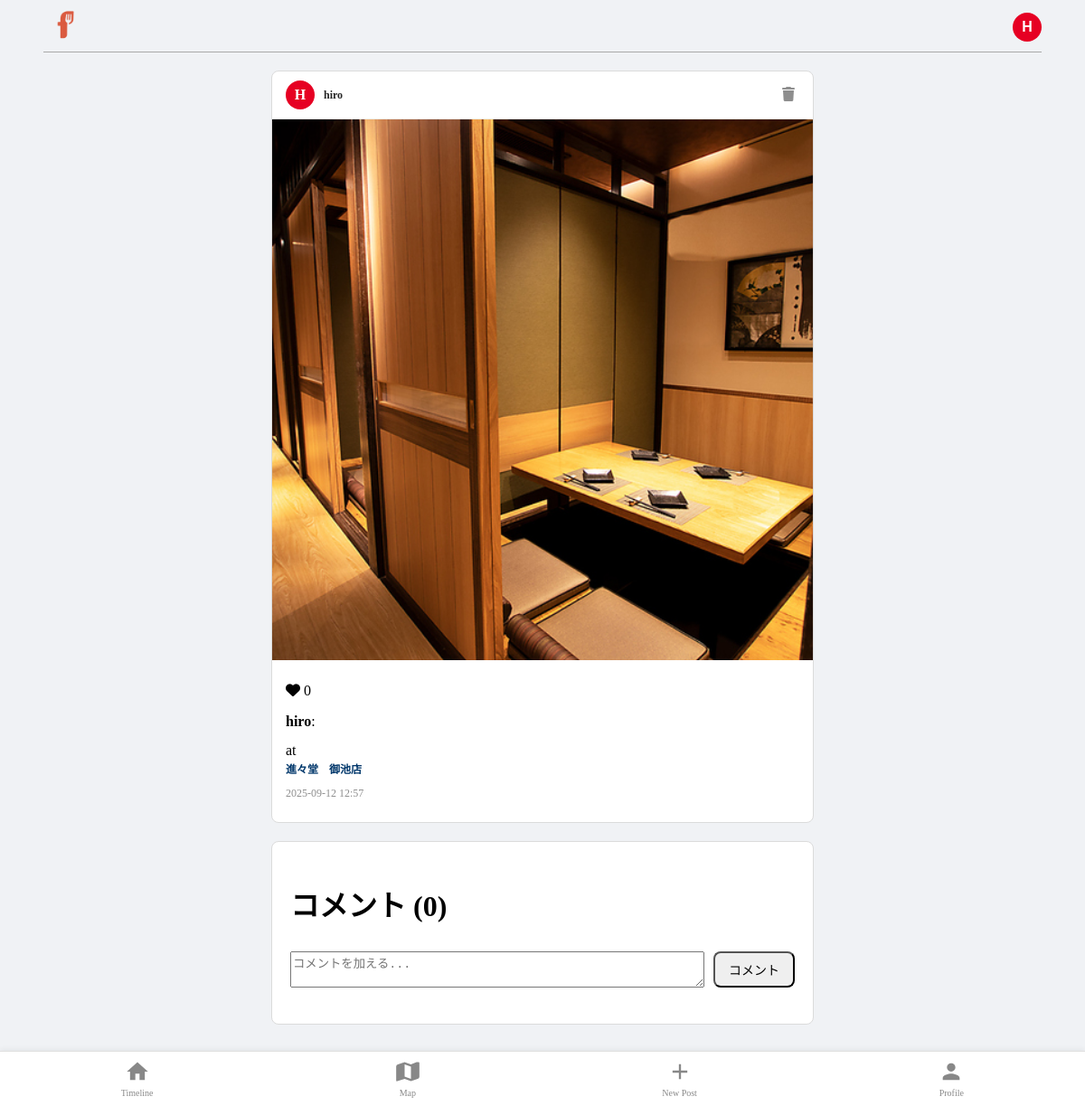
The app's page /post/1 (signed in) with its own data.
### app/models.py (models this page shows, shortened)
class User(UserMixin, db.Model):
    id = db.Column(db.Integer, primary_key = True, nullable=False)
    username = db.Column(db.String(64), index=True, unique=True, nullable=False)
    email = db.Column(db.String(120), index =True, unique=True, nullable=False)
    password_hash = db.Column(db.String(128), nullable=False)
    posts = db.relationship('Post', back_populates='author', lazy='dynamic')
    bookmarked_shops = db.relationship('Shop', secondary=bookmarks, back_populates='bookmarked_by', lazy='dynamic')
    liked_posts = db.relationship('Post', secondary=likes, back_populates='likers', lazy='dynamic')
    comments = db.relationship('Comment', back_populates='author', lazy='dynamic')
    followed = db.relationship(
        'User', secondary=followers,
        primaryjoin=(followers.c.follower_id == id),
        secondaryjoin=(followers.c.followed_id == id),
        backref=db.backref('followers', lazy='dynamic'), lazy='dynamic')
    def has_liked_post(self, post):
        return self.liked_posts.filter(likes.c.post_id == post.id).count() > 0

class Post(db.Model):
    id = db.Column(db.Integer, primary_key=True, nullable=False)
    body = db.Column(db.Text)
    timestamp = db.Column(db.DateTime, index=True, default=lambda: datetime.now(timezone.utc), nullable=False)
    image_filename = db.Column(db.String(128), nullable = False) # 画像ファイル名を保存するカラム
    user_id = db.Column(db.Integer, db.ForeignKey('user.id', name='fk_post_user_id'), nullable=False)
    shop_id = db.Column(db.Integer, db.ForeignKey('shop.id', name='fk_post_shop_id'), nullable=False)
    author = db.relationship('User', back_populates='posts')
    shop = db.relationship('Shop', back_populates='posts')
    likers = db.relationship('User', secondary=likes, back_populates='liked_posts', lazy='dynamic', cascade="all, delete")
    comments = db.relationship('Comment', back_populates='post', lazy='dynamic', cascade='all, delete-orphan')

class Shop(db.Model):
    id = db.Column(db.Integer, primary_key=True)
    osm_id = db.Column(db.BigInteger, index=True, unique=True, nullable = False)
    name = db.Column(db.String(128), nullable=False)
    latitude = db.Column(db.Float, nullable=False)
    longitude = db.Column(db.Float, nullable=False)
    posts = db.relationship('Post', back_populates='shop', lazy='dynamic')
    bookmarked_by = db.relationship('User', secondary = bookmarks, back_populates='bookmarked_shops', lazy='dynamic')

### app/routes.py (the view, shortened to what this page needs)
@app.route('/post/<int:post_id>', methods=['GET', 'POST'])
@login_required
def post_detail(post_id):
    post = Post.query.get_or_404(post_id)
    form = CommentForm()
    comments = post.comments.order_by(Comment.timestamp.desc()).all()
    return render_template(
        'post_detail.html',
        title=f"Post by {post.author.username}",
        post=post,
        form=form,
        comments=comments
    )

### app/forms.py
class CommentForm(FlaskForm):
    comment_body = TextAreaField('コメント', validators=[DataRequired()])
    submit = SubmitField('コメント')

### app/models.py (called while the page is built)
@login.user_loader
def load_user(id):
    return User.query.get(int(id))

### app/routes.py (called while the page is built)
@app.context_processor
def inject_user():
    return dict(current_user=current_user)

### app/templates/post_detail.html (shortened to what this page needs)
{% extends "base.html" %}
{% block content %}
<div class="post-detail-container">
    <div class="post-detail-card">
        <div class="post-detail-header">
            <a href="{{ url_for('user_profile', username=post.author.username) }}">
                <div class="avatar-circle">
                    <span>{{ post.author.username[0]|upper }}</span>
                </div>
                <strong>{{ post.author.username }}</strong>
            </a>
            {% if post.author == current_user %}
                <form action="{{ url_for('delete_post', post_id=post.id) }}" method="post" class="delete-form">
                    <button type="submit" class="delete-btn" onclick="return confirm('本当にこの投稿を削除しますか？')">
                        <i class="fa-solid fa-trash"></i>
                    </button>
                </form>
            {% endif %}
        </div>
        <div class="post-detail-image">
            <img src="{{ url_for('static', filename='uploads/' + post.image_filename) }}" alt="User post">
        </div>
        <div class="post-detail-content">
            <div class="like-section" style="margin-bottom: 10px;">
                <i class="fa-solid fa-heart like-icon {% if current_user.is_authenticated and current_user.has_liked_post(post) %}liked{% endif %}" data-post-id="{{ post.id }}"></i>
                <span class="likes-count">{{ post.likers.count() }}</span>
            </div>
            <p><strong>{{ post.author.username }}</strong>: {{ post.body or '' }}</p>
            <p class="shop-link">at <a href="{{ url_for('shop_page', shop_id=post.shop.id) }}">{{ post.shop.name }}</a></p>
            <p class="timestamp">{{ post.timestamp.strftime('%Y-%m-%d %H:%M') }}</p>
        </div>
    </div>
    <div class="comments-section">
        <h2>コメント ({{ comments|length }})</h2>
        <form action="" method="post" class="comment-form">
            <div class="form-group">
                {{ form.comment_body(class="textarea-input", placeholder="コメントを加える...") }}
                {{ form.submit(class="submit-btn small") }}
            </div>
        </form>
    </div>
</div>
{% endblock %}

### app/templates/base.html (shortened to what this page needs)
<!DOCTYPE html>
<html lang="ja">
    <head>
        <link rel="stylesheet" href="{{ url_for('static', filename='css/style.css')}}">
        <link rel="stylesheet" href="https://unpkg.com/leaflet@1.9.4/dist/leaflet.css"/>
        <link rel="stylesheet" href="https://cdnjs.cloudflare.com/ajax/libs/font-awesome/6.5.2/css/all.min.css" />
        <link rel="stylesheet" href="https://cdnjs.cloudflare.com/ajax/libs/Leaflet.awesome-markers/2.0.2/leaflet.awesome-markers.css" />
    </head>
    <body>
        <header>
        <div class="header-box">
            <div class="logo-placeholder">
                <a href="{{ url_for('index')}}"><img class="logo" src="{{ url_for('static', filename='/imgs/logo_img.png')}}" alt="Foodies fan"></a>
            </div>
            <div class="login-box">
                {% if current_user.is_anonymous %}
                    <a href="{{ url_for('login') }}" class="login-btn">Log In</a>
                {% else %}
                    <div class="profile-dropdown">
                        <button class="profile-btn">
                            <div class="avatar-circle">
                                <span>{{ current_user.username[0]|upper }}</span>
                            </div>
                        </button>
                    </div>
                {% endif %}
            </div>
        </div>
        </header>
        <main>
        {% block content %}{% endblock %}
        </main>
        {% if current_user.is_authenticated %}
        <nav class="bottom-nav">
            <a href="{{ url_for('timeline') }}" class="nav-link">
                <svg xmlns="http://www.w3.org/2000/svg" viewBox="0 0 24 24" fill="currentColor" class="nav-icon">
                  <path d="M10 20v-6h4v6h5v-8h3L12 3 2 12h3v8z"/>
                </svg>
                <span>Timeline</span>
            </a>
            <a href="{{ url_for('map_page') }}" class="nav-link">
                <svg xmlns="http://www.w3.org/2000/svg" viewBox="0 0 24 24" fill="currentColor" class="nav-icon">
                  <path d="M20.5 3l-.16.03L15 5.1 9 3l-6.35 2.12A2 2 0 001 7v13c0 .3.06.58.17.85l.18.35L9 18.9l6 2.1 6.35-2.12A2 2 0 0023 17V4a1 1 0 00-.5-1zM15 18.89l-6-2.11V5.11l6 2.11v11.67z"/>
                </svg>
                <span>Map</span>
            </a>
            <a href="{{ url_for('create_post') }}" class="nav-link">
                <svg xmlns="http://www.w3.org/2000/svg" viewBox="0 0 24 24" fill="currentColor" class="nav-icon">
                  <path d="M19 13h-6v6h-2v-6H5v-2h6V5h2v6h6v2z"/>
                </svg>
                <span>New Post</span>
            </a>
            <a href="{{ url_for('user_profile', username=current_user.username) }}" class="nav-link">
                <svg xmlns="http://www.w3.org/2000/svg" viewBox="0 0 24 24" fill="currentColor" class="nav-icon">
                  <path d="M12 12c2.21 0 4-1.79 4-4s-1.79-4-4-4-4 1.79-4 4 1.79 4 4 4zm0 2c-2.67 0-8 1.34-8 4v2h16v-2c0-2.66-5.33-4-8-4z"/>
                </svg>
                <span>Profile</span>
            </a>
        </nav>
        {% endif %}
    </body>
</html>

### app/static/css/style.css (style rules this page uses)
html { font-size: 62.5%; }
body { margin: 0 4%; font-family: 'Noto serif JP', 'Times New Roman', serif; background-color: #f0f2f5; font-size: 1.6rem; line-height: 1.5; padding-bottom: 70px; }
h2 { font-size: clamp(2.0rem, 3vw, 3.2rem); }
p { font-size: 1.6rem; }
a { display: block; font-size: clamp(0.1rem, 3vw, 1.2rem); }
.header-box { display: flex; padding-top: 2px; justify-content: space-between; align-items: center; border-bottom: 1px solid rgb(169, 169, 169); }
.logo-placeholder { width: 5rem; }
.logo-placeholder img { width: 100%; }
.login-box { display: flex; align-items: center; gap: 15px; }
.profile-dropdown { position: relative; display: inline-block; }
.profile-btn { background: none; border: none; padding: 0; cursor: pointer; display: flex; align-items: center; }
.avatar-circle { width: 32px; height: 32px; border-radius: 50%; background-color: #e60023; color: white; display: flex; align-items: center; justify-content: center; font-weight: bold; font-size: 1.6rem; }
.post-detail-container { max-width: 600px; margin: 20px auto; }
.post-detail-card { background-color: #fff; border: 1px solid #dbdbdb; border-radius: 8px; overflow: hidden; }
.post-detail-header { padding: 10px 15px; border-bottom: 1px solid #efefef; display: flex; justify-content: space-between; align-items: center; }
.post-detail-header a { display: flex; align-items: center; gap: 10px; text-decoration: none; color: #262626; }
.delete-form { margin: 0; }
.delete-btn { background: none; border: none; color: #8e8e8e; cursor: pointer; font-size: 1.6rem; padding: 5px; }
.post-detail-image img { width: 100%; height: auto; }
.post-detail-content { padding: 15px; }
.post-detail-content p { margin: 0 0 8px 0; }
.post-detail-content .shop-link a { color: #00376b; font-weight: bold; text-decoration: none; }
.post-detail-content .timestamp { font-size: 1.2rem; color: #8e8e8e; }
.comments-section { margin-top: 20px; padding: 20px; background-color: #fff; border: 1px solid #dbdbdb; border-radius: 8px; }
.comment-form .form-group { display: flex; gap: 10px; }
.comment-form .textarea-input { flex-grow: 1; }
.comment-form .submit-btn.small { padding: 8px 15px; font-size: 1.4rem; border-radius: 8px; }
.bottom-nav { position: fixed; bottom: 0; left: 0; width: 100%; height: 60px; background-color: #ffffff; display: flex; justify-content: space-around; align-items: center; border-top: 1px solid #e0e0e0; box-shadow: 0 -2px 5px rgba(0,0,0,0.05); z-index: 1000; }
.nav-link { display: flex; flex-direction: column; align-items: center; justify-content: center; text-decoration: none; color: #888; font-size: 1rem; }
.nav-icon { width: 28px; height: 28px; margin-bottom: 2px; }

### records on screen
User: username "H", author "H", author.username "hiro"
Post: image_filename (picture), timestamp "2025-09-12 12:57"
Shop: shop.name "進々堂 御池店"

### other values on screen
{{ post.likers.count() }} "0"
{{ comments|length }} "0"
